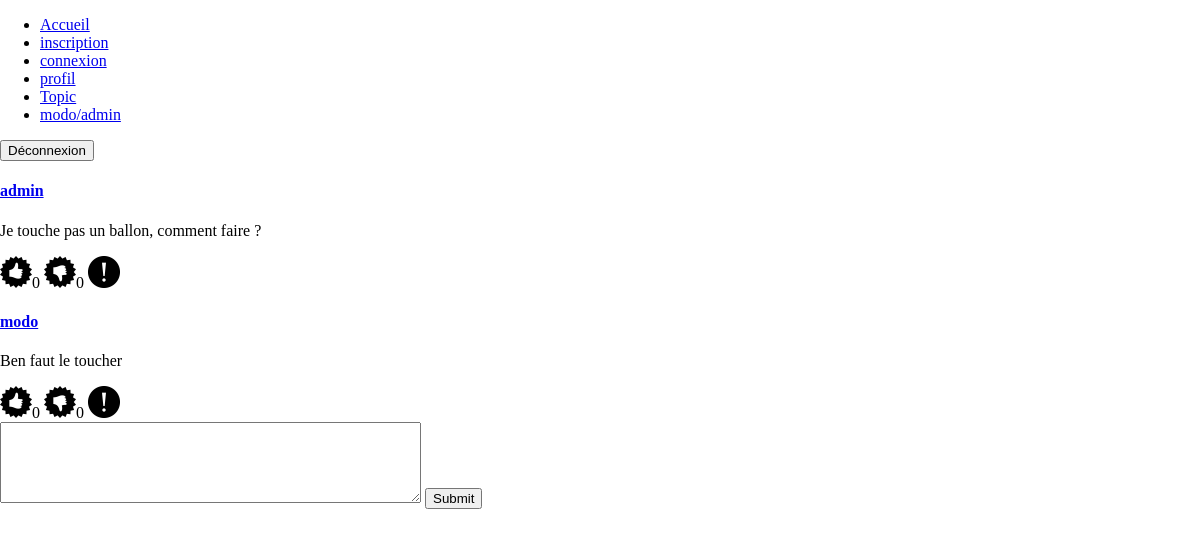
The page /messages.php?id_conv=2 (signed in) on the database its author committed.
### tables this page shows
CREATE TABLE IF NOT EXISTS `messages` (
  `id` int(11) NOT NULL AUTO_INCREMENT,
  `id_conversation` int(11) NOT NULL,
  `id_utilisateur` int(11) NOT NULL,
  `message` varchar(255) NOT NULL,
  `date` datetime DEFAULT current_timestamp(),
  PRIMARY KEY (`id`)
);

CREATE TABLE IF NOT EXISTS `utilisateurs` (
  `id` int(11) NOT NULL AUTO_INCREMENT,
  `login` varchar(80) NOT NULL,
  `mdp` varchar(80) NOT NULL,
  `nom` varchar(255) NOT NULL,
  `prenom` varchar(255) NOT NULL,
  `mail` varchar(255) NOT NULL,
  `avatar` varchar(255) DEFAULT NULL,
  `id_confidentialite` int(11) NOT NULL DEFAULT 2,
  PRIMARY KEY (`id`)
);

### include/php_message.php (called while the page is built, shortened)
<?php
     require_once 'fonctions/fonction_global.php';
     if(isset($_GET["id_conv"]) && !empty($_GET["id_conv"]))
        {
            $id_conv = $_GET["id_conv"];
            $connexionbdd = connexionbdd();
            $select_msg =  "SELECT * FROM utilisateurs INNER JOIN messages ON messages.id_utilisateur=utilisateurs.id WHERE id_conversation=$id_conv";
            $query_select_msg = mysqli_query($connexionbdd, $select_msg);
            $messages = mysqli_fetch_all($query_select_msg, MYSQLI_ASSOC);
        }
?>

### messages.php (the view, shortened to what this page needs)
<?php
    include 'include/php_message.php';
?>
<!DOCTYPE html>
<html>
<head>
    <link rel="stylesheet" href="css/style.css"/>
</head>
<body>
    <header>
        <?php include 'include/header.php';?>
    </header>
    <main>
        <?php
            foreach($messages as $numero_msg => $info_msg)
                {
                    ?>
                     <section>
                        <a href="membre.php?id_posteur=<?php echo $info_msg["id_utilisateur"];?>"><h4><?php echo $info_msg["login"];?></h4></a>
                        <p><?php echo $info_msg["message"];?></p>
                        <section>
                            <a href="include/php_interaction.php?type=1&id_msg=<?php echo $info_msg["id"];?>"><img src="image/like.png" alt="bouton like"></a><?= comptelikes($info_msg) ?>
                            <a href="include/php_interaction.php?type=2&id_msg=<?php echo $info_msg["id"];?>"><img src="image/dislike.png" alt="bouton dislike"></a><?= comptedislikes($info_msg) ?>
                            <a href="include/php_interaction.php?type=3&id_msg=<?php echo $info_msg["id"];?>"><img src="image/report.png" alt="bouton signalement"></a>
                        </section>
                    </section>
                    <?php
                }
        ?>
        <form action="" method="POST">
            <textarea name="msg" id="msg" cols="50" rows="5"></textarea>
            <input type="submit" name="new_msg">
        </form>
    </main>
</body>
</html>

### fonctions/fonction_global.php (shortened to what this page needs)
<?php
function connexionbdd()
    {
        $connexionbdd = mysqli_connect("localhost", "root", "", "forum");
        return $connexionbdd;
    }
function comptelikes($info_msg)
    {
        $id_message = $info_msg["id"];
        $connexionbdd = connexionbdd();
        $requete_likes = "SELECT COUNT(id) FROM likes WHERE id_message=$id_message";
        $query_likes = mysqli_query($connexionbdd, $requete_likes);
        $nb_likes = mysqli_fetch_all($query_likes);
        echo $likes = $nb_likes[0][0];
    }
function comptedislikes($info_msg)
    {
        $id_message = $info_msg["id"];
        $connexionbdd = connexionbdd();
        $requete_dislikes = "SELECT COUNT(id) FROM dislikes WHERE id_message=$id_message";
        $query_dislikes = mysqli_query($connexionbdd, $requete_dislikes);
        $nb_dislikes = mysqli_fetch_all($query_dislikes);
        echo $dislikes = $nb_dislikes[0][0];
    }
?>

### css/style.css (style rules this page uses)
html { margin: 0; height: 100%; }
body { display: flex; flex-direction: column; margin: 0; height: 100%; }

### rows shown on the page
messages: id_utilisateur.login "admin", message "Je touche pas un ballon, comment faire ?", nb_likes "0", nb_dislikes "0"
messages: id_utilisateur.login "modo", message "Ben faut le toucher", nb_likes "0", nb_dislikes "0"
